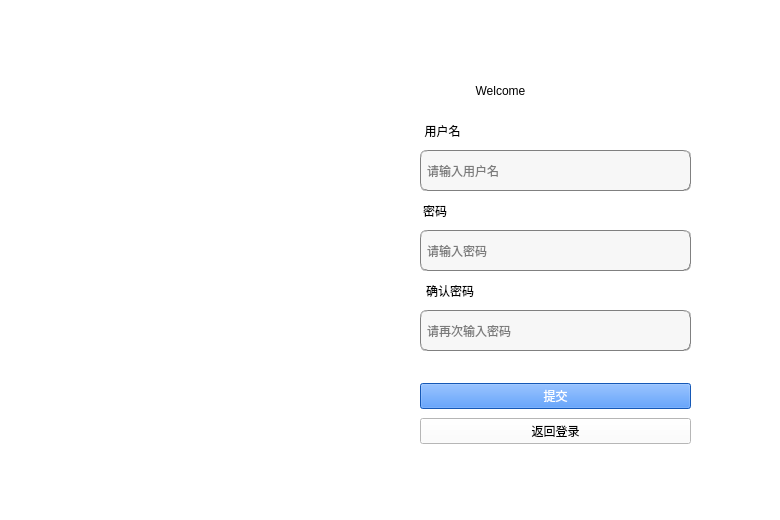
<?xml version="1.0" encoding="UTF-8"?>
<ui version="4.0">
 <class>register1</class>
 <widget class="QWidget" name="register1">
  <property name="geometry">
   <rect>
    <x>0</x>
    <y>0</y>
    <width>780</width>
    <height>520</height>
   </rect>
  </property>
  <property name="windowTitle">
   <string>Form</string>
  </property>
  <property name="styleSheet">
   <string notr="true">background-color: rgb(255, 255, 255);</string>
  </property>
  <widget class="QLabel" name="confirm_label">
   <property name="geometry">
    <rect>
     <x>420</x>
     <y>280</y>
     <width>60</width>
     <height>22</height>
    </rect>
   </property>
   <property name="styleSheet">
    <string notr="true">font: 10pt &quot;Arial&quot;;</string>
   </property>
   <property name="text">
    <string>确认密码</string>
   </property>
   <property name="alignment">
    <set>Qt::AlignCenter</set>
   </property>
  </widget>
  <widget class="QLineEdit" name="confirm_reg">
   <property name="geometry">
    <rect>
     <x>420</x>
     <y>310</y>
     <width>271</width>
     <height>41</height>
    </rect>
   </property>
   <property name="styleSheet">
    <string notr="true">background-color: rgb(247, 247, 247);
border:1px groove gray;border-radius:
7px;padding:2px 4px;
font: 10pt &quot;Candara&quot;;</string>
   </property>
   <property name="echoMode">
    <enum>QLineEdit::Password</enum>
   </property>
   <property name="placeholderText">
    <string>请再次输入密码</string>
   </property>
  </widget>
  <widget class="QLabel" name="label_image">
   <property name="geometry">
    <rect>
     <x>40</x>
     <y>20</y>
     <width>261</width>
     <height>451</height>
    </rect>
   </property>
   <property name="text">
    <string/>
   </property>
  </widget>
  <widget class="QLabel" name="register_2">
   <property name="geometry">
    <rect>
     <x>410</x>
     <y>70</y>
     <width>181</width>
     <height>41</height>
    </rect>
   </property>
   <property name="styleSheet">
    <string notr="true">font: 700 27pt &quot;Ubuntu&quot;;</string>
   </property>
   <property name="text">
    <string>Welcome</string>
   </property>
   <property name="alignment">
    <set>Qt::AlignCenter</set>
   </property>
  </widget>
  <widget class="QLabel" name="psw_label">
   <property name="geometry">
    <rect>
     <x>420</x>
     <y>200</y>
     <width>30</width>
     <height>22</height>
    </rect>
   </property>
   <property name="styleSheet">
    <string notr="true">font: 10pt &quot;Arial&quot;;</string>
   </property>
   <property name="text">
    <string>密码</string>
   </property>
   <property name="alignment">
    <set>Qt::AlignCenter</set>
   </property>
  </widget>
  <widget class="QLineEdit" name="password_reg">
   <property name="geometry">
    <rect>
     <x>420</x>
     <y>230</y>
     <width>271</width>
     <height>41</height>
    </rect>
   </property>
   <property name="styleSheet">
    <string notr="true">background-color: rgb(247, 247, 247);
border:1px groove gray;border-radius:
7px;padding:2px 4px;
font: 10pt &quot;Candara&quot;;</string>
   </property>
   <property name="echoMode">
    <enum>QLineEdit::Password</enum>
   </property>
   <property name="placeholderText">
    <string>请输入密码</string>
   </property>
  </widget>
  <widget class="QWidget" name="">
   <property name="geometry">
    <rect>
     <x>420</x>
     <y>380</y>
     <width>271</width>
     <height>68</height>
    </rect>
   </property>
   <layout class="QVBoxLayout" name="verticalLayout">
    <item>
     <widget class="QPushButton" name="button_reg">
      <property name="styleSheet">
       <string notr="true">background-color: rgb(29, 123, 255);
color: rgb(255, 255, 255);</string>
      </property>
      <property name="text">
       <string>提交</string>
      </property>
     </widget>
    </item>
    <item>
     <widget class="QPushButton" name="return_button">
      <property name="styleSheet">
       <string notr="true"/>
      </property>
      <property name="text">
       <string>返回登录</string>
      </property>
     </widget>
    </item>
   </layout>
  </widget>
  <widget class="QLabel" name="name_label">
   <property name="geometry">
    <rect>
     <x>420</x>
     <y>120</y>
     <width>45</width>
     <height>23</height>
    </rect>
   </property>
   <property name="acceptDrops">
    <bool>false</bool>
   </property>
   <property name="styleSheet">
    <string notr="true">font: 10pt &quot;Arial&quot;;</string>
   </property>
   <property name="text">
    <string>&lt;html&gt;&lt;head/&gt;&lt;body&gt;&lt;p&gt;用户名&lt;/p&gt;&lt;/body&gt;&lt;/html&gt;</string>
   </property>
   <property name="alignment">
    <set>Qt::AlignCenter</set>
   </property>
  </widget>
  <widget class="QLineEdit" name="name_reg">
   <property name="geometry">
    <rect>
     <x>420</x>
     <y>150</y>
     <width>271</width>
     <height>41</height>
    </rect>
   </property>
   <property name="styleSheet">
    <string notr="true">background-color: rgb(247, 247, 247);
border:1px groove gray;border-radius:
7px;padding:2px 4px;
font: 10pt &quot;Candara&quot;;</string>
   </property>
   <property name="placeholderText">
    <string>请输入用户名</string>
   </property>
  </widget>
 </widget>
 <resources/>
 <connections/>
</ui>
